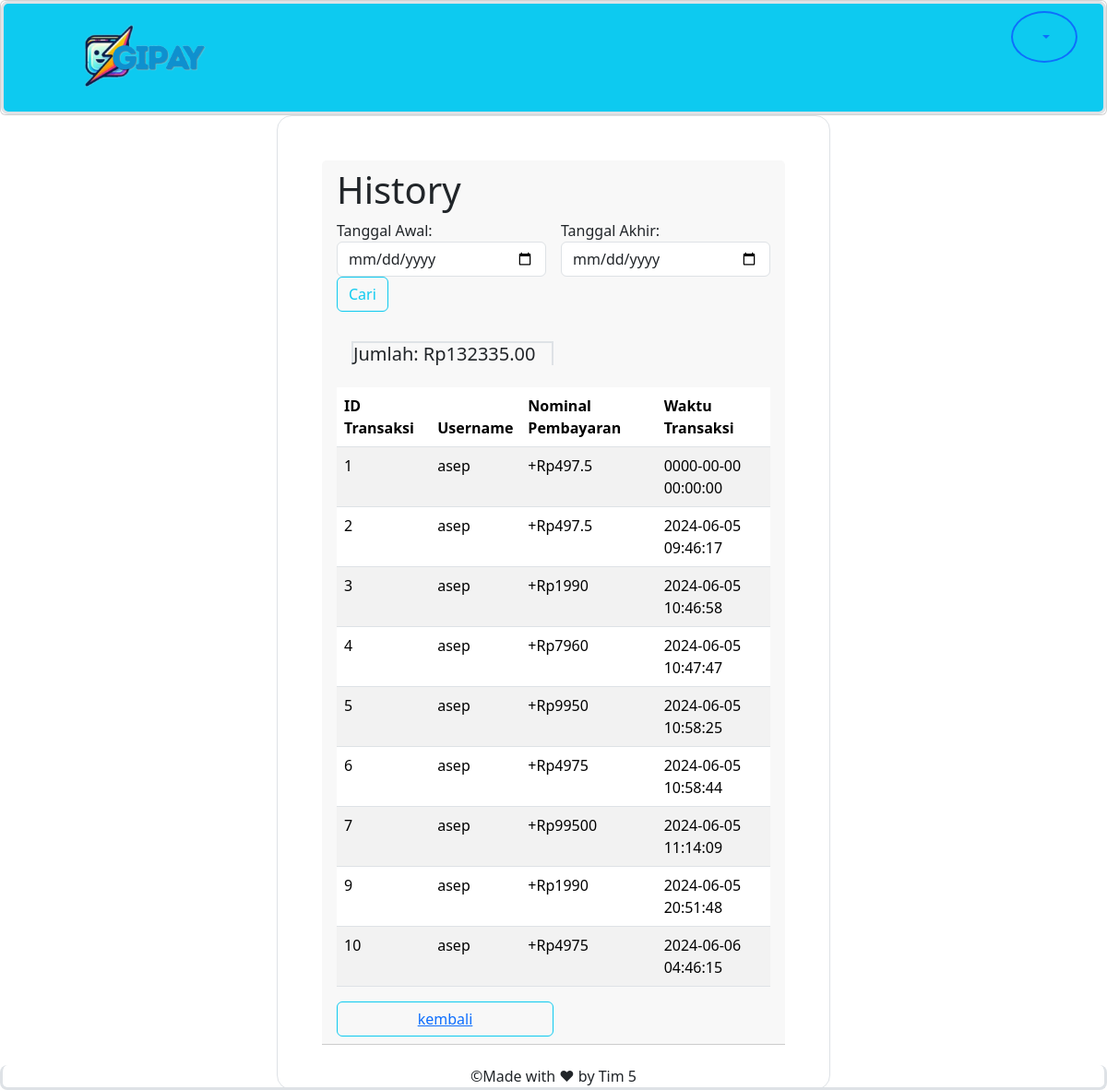
Screenshot of /Detail_Pembayaran.php with the database file from the repository.
### tables this page shows
CREATE TABLE `transaksi_bayar` (
  `id` int(11) NOT NULL,
  `id_user` int(11) NOT NULL,
  `id_toko` int(11) NOT NULL,
  `nominal` bigint(20) NOT NULL,
  `waktu` datetime NOT NULL DEFAULT current_timestamp()
);

CREATE TABLE `user` (
  `id` int(100) NOT NULL,
  `uname` varchar(50) NOT NULL,
  `password` varchar(100) NOT NULL,
  `nama_lengkap` varchar(100) NOT NULL,
  `nomor_hp` varchar(20) NOT NULL,
  `email` varchar(100) NOT NULL,
  `saldo` bigint(20) NOT NULL,
  `waktu` datetime NOT NULL DEFAULT current_timestamp(),
  `status` tinyint(1) NOT NULL DEFAULT 0
);

### Detail_Pembayaran.php (the view, shortened to what this page needs)
<?php
    include 'include/header.php';
    include 'config.php';
    $sql_potongan = "SELECT potongan FROM config_potongan GROUP BY id DESC LIMIT 1";
    $result_potongan = mysqli_query($koneksi, $sql_potongan);
    $potongan = $result_potongan->fetch_assoc();
    $sql = "SELECT SUM(nominal)
    FROM transaksi_bayar
    JOIN user ON transaksi_bayar.id_user = user.id
    JOIN toko ON transaksi_bayar.id_toko = toko.id";
    $result_total = mysqli_query($koneksi, $sql);
    $total_keseluruhan = $result_total->fetch_assoc();
?>
<div class="card w-50 p-5 w-5 mx-auto border rounded-4 justify-content-center">
    <div class="card-header">
    <h1>History</h1>
    <form action="" method="POST" class=" form form-inline">
        <div class="row g-3">
  <div class="col">
     <label for="">Tanggal Awal:</label>
    <input type="date" name="tgl_mulai" class="form-control">
  </div>
  <div class="col">
     <label for="">Tanggal Akhir:</label>
     <input type="date" name="tgl_akhir" class="form-control">
  </div>
</div>
        <button type="submit" name="filter_tgl" class="btn btn-outline-info">Cari</button>
    </form>
    <div class="card-body">
        <h5 class="border border-2 border-bottom-0 w-50">
    <?php if (isset($total)) { ?>
                Jumlah: Rp<?= $total['SUM(nominal)'] - ($total['SUM(nominal)'] * $potongan['potongan'] / 100) ?>.00
            <?php } else { ?>
                Jumlah: Rp<?= $total_keseluruhan['SUM(nominal)'] - ($total_keseluruhan['SUM(nominal)'] * $potongan['potongan'] / 100) ?>.00
            <?php } ?> </h5>
    </div>
    <table class="table table-striped">
    <thead>
        <tr>
            <th>ID Transaksi</th>
            <th>Username</th>
            <th>Nominal Pembayaran</th>
            <th>Waktu Transaksi</th>
        </tr>
    </thead>
    <tbody>
        <?php
        if(isset($_POST['filter_tgl'])){
            $sql = "SELECT transaksi_bayar.id, user.uname, nominal, transaksi_bayar.waktu
            FROM transaksi_bayar
            JOIN user ON transaksi_bayar.id_user = user.id
            JOIN toko ON transaksi_bayar.id_toko = toko.id
            WHERE transaksi_bayar.waktu BETWEEN '$awal' AND '$akhir';";
            $result = mysqli_query($koneksi, $sql);
        } else {
             $sql = "SELECT transaksi_bayar.id, user.uname, nominal, transaksi_bayar.waktu
             FROM transaksi_bayar
             JOIN user ON transaksi_bayar.id_user = user.id
             JOIN toko ON transaksi_bayar.id_toko = toko.id";
             $result = mysqli_query($koneksi, $sql);
        }
         while($histori = mysqli_fetch_array($result)){
            $nominal = $histori['nominal'] - ($histori['nominal'] * ($potongan['potongan'] / 100));
            echo "<tr>";
            echo "<td>".$histori['id']."</td>";
            echo "<td>".$histori['uname']."</td>";
            echo "<td>"."+Rp".$nominal."</td>";
            echo "<td>".$histori['waktu']."</td>";
            echo "</tr>";
        }
        ?>
         </tbody>
    </table>
        <button type="button" class="btn btn-outline-info w-50 ms-auto"><a href='menu_toko.php'>kembali</a></button>
    </div>
    </div>
<?php include 'include/footer.php';

### include/header.php (shortened to what this page needs)
<!DOCTYPE html>
<html lang="en" data-bs-theme="dark">
<head>
     <link href="https://cdn.jsdelivr.net/npm/bootstrap@5.3.3/dist/css/bootstrap.min.css" rel="stylesheet"
>
</head>
<body class="bg-img">
<div class="card">
  <div class="card-header  fixed-to bg-info border border-3 rounded-3 ">
   <div class="row">
      <div class="col-3">
        <a class="nav-link active px-5 py-2" href="index.php">
          <img src="assets/img/logo.png" class="clickable" alt="GIPAY" style="width: 170px;">
        </a>
      </div>
      <div class="col-9">
   <ul class="nav justify-content-end container">
    <li class="nav-item dropdown btn btn-outline-primary border border-2 border-primary rounded-circle">
                <button class="btn nav-link  dropdown-toggle" type="button" data-bs-toggle="dropdown" aria-expanded="false">
                </button>
            </li>
          </ul>
        </div>
      </div>
  </div>
</div>

### include/footer.php (shortened to what this page needs)
    <div class="card-footer  text-center fixed-bottom  border border-top-0 border-3  rounded-3">
     &copy;Made with ❤ by Tim 5
    </div>
  </body>
</html>

### include/header.php (style rules this page uses)
.clickable { cursor : pointer; }

### rows the page displays
transaksi_bayar: id "1", id_user.uname "asep", nominal "497.5", waktu "0000-00-00 00:00:00"
transaksi_bayar: id "2", id_user.uname "asep", nominal "497.5", waktu "2024-06-05 09:46:17"
transaksi_bayar: id "3", id_user.uname "asep", nominal "1990", waktu "2024-06-05 10:46:58"
transaksi_bayar: id "4", id_user.uname "asep", nominal "7960", waktu "2024-06-05 10:47:47"
transaksi_bayar: id "5", id_user.uname "asep", nominal "9950", waktu "2024-06-05 10:58:25"
transaksi_bayar: id "6", id_user.uname "asep", nominal "4975", waktu "2024-06-05 10:58:44"
transaksi_bayar: id "7", id_user.uname "asep", nominal "99500", waktu "2024-06-05 11:14:09"
transaksi_bayar: id "9", id_user.uname "asep", nominal "1990", waktu "2024-06-05 20:51:48"
transaksi_bayar: id "10", id_user.uname "asep", nominal "4975", waktu "2024-06-06 04:46:15"
